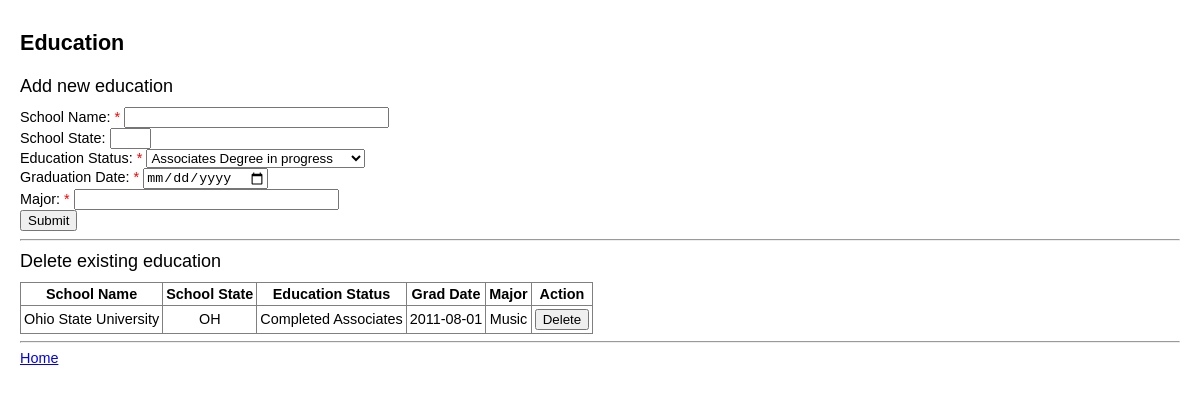
The app's page /web/education.php (signed in) with its own data.
### tables this page shows
create table education
(
edu_id int not null auto_increment,
applicant_email varchar(255) not null,
school_name varchar(255) not null,
school_state varchar(255),
edu_status varchar(255) not null,
grad_date date not null,
major varchar(255) not null,
primary key (edu_id),
foreign key (applicant_email) references applicants(applicant_email)
);

### web/education.php (the view, shortened to what this page needs)
<?php
include 'resources/db_connect.php';
?>
<!doctype html>
<html>
<link rel="stylesheet" type="text/css" href="resources/style.css">
</head>
<body>
<div id='page_title'>
Education
</div>
<div id='content'>
<div class='section_head'>Add new education</div>
<form method='post' name='new_edu_form' action='<?php echo htmlspecialchars($_SERVER["PHP_SELF"]);?>' onsubmit="return validateNewEdu()">
School Name: <span class='red'>*</span> <input type='text' id='school_name' name='school_name' size='30' required><br>
School State: <input type='text' id='school_state' name='school_state' size='2' maxlength='2' onchange="this.value=this.value.toUpperCase()"><br>
Education Status: <span class='red'>*</span> <select id='edu_status' name='edu_status'>
  <option value='Associates in progress'>Associates Degree in progress</option>
</select><br>
Graduation Date: <span class='red'>*</span> <input type='date' id='grad_date' name='grad_date' required><br>
Major: <span class='red'>*</span> <input type='text' id='major' name='major' size='30' required><br>
<input type='submit' id='submit'><br>
</form>
<?php
$sql = "select * from education where applicant_email = '".$_SESSION['email']."'";
$result = mysqli_query($con,$sql);
if ( $result->num_rows != 0 ) {
  echo "<hr><div class='section_head'>Delete existing education</div>";
  echo "<table border='1' cellpadding='3'><th>School Name</th><th>School State</th><th>Education Status</th><th>Grad Date</th><th>Major</th><th>Action</th>";
  while($row = mysqli_fetch_array($result)) {
    $school_name = $row['school_name'];
    $school_state = $row['school_state'];
    $edu_status = $row['edu_status'];
    $grad_date = $row['grad_date'];
    $major = $row['major'];
    echo "<tr><form method='post' action='" . htmlspecialchars($_SERVER["PHP_SELF"]) . "' onsubmit='return confirm(".'"Are you sure you want to delete your education at '.$school_name.'?"'.")'>";
    echo "<td>$school_name</td>";
    echo "<td>$school_state</td>";
    echo "<td>$edu_status</td>";
    echo "<td>$grad_date</td>";
    echo "<td>$major</td>";
    echo "<td><input type='submit' value='Delete'></td>";
    echo "</form></tr>";
  }
  echo "</table>";
}
?>
<hr>
<a href='home.php'>Home</a><br>
</div>
</body>
</html>

### web/resources/style.css (style rules this page uses)
body { width: auto; margin: 0 auto; font-family: arial; font-size: .9em; padding-left: 20px; padding-right: 20px; }
#page_title { font-size: 150%; font-weight: bold; margin-top: 30px; margin-bottom: 20px; }
.section_head { margin-top: 10px; margin-bottom: 10px; font-size: 125%; }
#content { margin-top: 10px; }
.red { color: red; }
table { border-collapse:collapse; text-align:center; }

### records on screen
education: school_name "Ohio State University", school_state "OH", edu_status "Completed Associates", grad_date "2011-08-01", major "Music"
